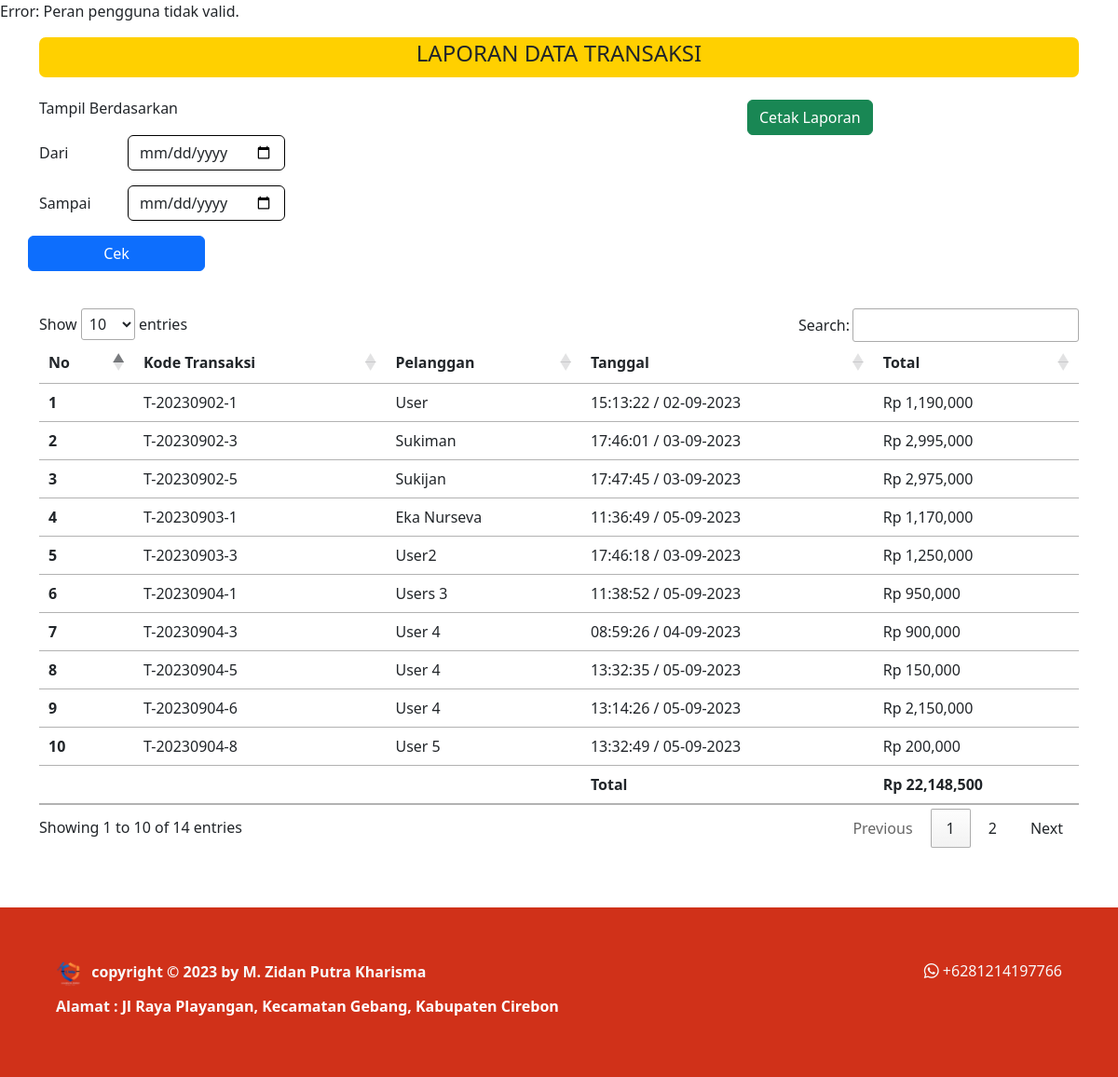
Page /kelola/laporan.php (signed in) on the committed database.
### tables this page shows
CREATE TABLE `antrian` (
  `id_antrian` int(11) NOT NULL,
  `id_kendaraan` int(11) NOT NULL,
  `no_antrian` varchar(20) NOT NULL,
  `nama_pelanggan` varchar(100) NOT NULL,
  `no_hp` varchar(20) NOT NULL,
  `tanggal` timestamp NOT NULL DEFAULT current_timestamp(),
  `nopol` varchar(50) NOT NULL,
  `alamat` text NOT NULL,
  `status` varchar(50) NOT NULL
);

CREATE TABLE `transaksi` (
  `idtransaksi` int(11) NOT NULL,
  `idantrian` int(11) NOT NULL,
  `idservis` int(11) DEFAULT NULL,
  `idsparepart` int(11) DEFAULT NULL,
  `kode_transaksi` varchar(50) NOT NULL,
  `tanggal_pelunasan` timestamp NOT NULL DEFAULT current_timestamp() ON UPDATE current_timestamp(),
  `status_transaksi` varchar(20) NOT NULL
);

### controller/function.php (called while the page is built, shortened)
<?php
$conn = mysqli_connect("localhost", "root", "", "kharisma_motor");
function query($query)
{
    global $conn;
    $result = mysqli_query($conn, $query);
    $rows = [];
    while ($row = mysqli_fetch_assoc($result)) {
        $rows[] = $row;
    }
    return $rows;
}
function jumlah_data($data)
{
    global $conn;
    $query = mysqli_query($conn, $data);
    $jumlah_data = mysqli_num_rows($query);
    return $jumlah_data;
}
function dekripsi($teks)
{
    $text = $teks;
    $kunci = 'kharisma_motor';
    $key = hash('sha256', $kunci);
    $pkey = "123";
    $method = "aes-192-cfb1";
    $iv = substr(hash('sha256', $pkey), 0, 16);
    $dekripsi = base64_decode($text);
    $dekripsi = openssl_decrypt($dekripsi, $method, $key, 0, $iv);
    return $dekripsi;
}
?>

### controller/controller_transaksi.php (called while the page is built, shortened)
<?php
    require_once('function.php');
    function total($id, $data) {
        $total = 0;
        foreach($data as $da) {
            if($da['idservis'] != NULL) {
                $idservis = $da['idservis'];
                $datser = query("SELECT * FROM servis WHERE idservis = $idservis")[0];
                $total += $datser['harga_jasa'];
            } elseif($da['idsparepart'] != NULL) {
                $idsparepart = $da['idsparepart'];
                $dahar = query("SELECT * FROM harga_sparepart WHERE idkendaraan = $id AND idsparepart = $idsparepart")[0];
                $total += $dahar['harga'];
            }
        }
        return $total;
    }
?>

### kelola/laporan.php (the view, shortened to what this page needs)
<?php
    require_once "../controller/controller_transaksi.php";
    $id = dekripsi($_COOKIE['KMmz19']);
    $user = query("SELECT * FROM pengguna WHERE idpengguna = $id")[0];
    $antrian = query("SELECT * FROM antrian");
    $semua = 0;
?>
<!DOCTYPE html>
<html lang="en">
<head>
    <link href="https://cdn.jsdelivr.net/npm/bootstrap@5.3.0/dist/css/bootstrap.min.css" rel="stylesheet"
>
    <link rel="stylesheet" href="https://cdn.jsdelivr.net/npm/bootstrap-icons@1.10.5/font/bootstrap-icons.css">
    <link rel="stylesheet" href="../style.css">
    <link rel="stylesheet" href="https://cdn.datatables.net/1.13.4/css/jquery.dataTables.min.css">
</head>
<body>
    <?php
    if ($user['level'] === "Admin") {
        require_once('../navbar/navbar_admin.php');
    } elseif ($user['level'] === "Kasir") {
        require_once('../navbar/navbar_kasir.php');
    } else {
        echo "Error: Peran pengguna tidak valid.";
    }
    ?>
    <div class="container">
        <div class="content py-3">
            <div class="title text-center text-uppercase">
                <h4>LAPORAN DATA TRANSAKSI</h4>
            </div>
            <div class="konten py-4">
                <div class="row">
                    <div class="col-8">
                        <h6>Tampil Berdasarkan</h6>
                    </div>
                    <div class="col-4">
                        <button class="btn btn-success" type="button" data-bs-toggle="modal" data-bs-target="#cetak">
                            Cetak Laporan
                        </button>
                    </div>
                    <form action="" method="post">
                        <div class="tahun">
                            <div class="mb-3 row">
                                <label for="dari" class="col-sm-1 col-form-label">Dari</label>
                                <div class="col-sm-auto">
                                    <input type="date" class="form-control" id="dari" name="dari">
                                </div>
                            </div>
                        </div>
                        <div class="bulan">
                            <div class="mb-3 row">
                                <label for="sampai" class="col-sm-1 col-form-label">Sampai</label>
                                <div class="col-sm-auto">
                                    <input type="date" class="form-control" id="sampai" name="sampai">
                                </div>
                            </div>
                        </div>
                        <div class="mb-3 row">
                            <button type="submit" name="cek_tanggal" class="btn btn-primary col-sm-2">Cek</button>
                        </div>
                    </form>
                </div>
            </div>
            <table class="table table-hover" id="example">
                <thead>
                    <tr>
                        <th scope="col">No</th>
                        <th scope="col">Kode Transaksi</th>
                        <th scope="col">Pelanggan</th>
                        <th scope="col">Tanggal</th>
                        <th scope="col">Total</th>
                    </tr>
                </thead>
                <tbody>
                    <?php
                        $i = 1;
                        foreach($antrian as $ant) :
                            $idantrian = $ant['id_antrian'];
                            $jumlah = jumlah_data("SELECT * FROM transaksi WHERE idantrian = $idantrian");
                            if($jumlah > 0 ) :
                                $transaksi = query("SELECT * FROM transaksi WHERE idantrian = $idantrian");
                                $idkendaraan = $ant['id_kendaraan'];
                                    if($transaksi[0]['status_transaksi'] == "Lunas") :
                                        $total = total($idkendaraan, $transaksi);
                                        $tanggal =  date("H:i:s / d-m-Y", strtotime($transaksi[0]['tanggal_pelunasan']));
                    ?>
                        <tr>
                            <th scope="row"><?= $i; ?></th>
                            <td><?= $transaksi[0]['kode_transaksi']; ?></td>
                            <td><?= $ant['nama_pelanggan']; ?></td>
                            <td><?= $tanggal; ?></td>
                            <td>Rp <?= number_format($total); ?></td>
                        </tr>
                    <?php
                                    $i++;
                                    $semua += $total;
                                endif;
                            endif;
                        endforeach;
                    ?>
                </tbody>
                <tr>
                    <th>&nbsp;</th>
                    <td>&nbsp;</td>
                    <td>&nbsp;</td>
                    <th>Total</th>
                    <th>Rp <?= number_format($semua); ?></th>
                </tr>
            </table>
        </div>
    </div>
    <?php
    require_once('../footer.php');
    ?>
</body>
</html>

### style.css (style rules this page uses)
body { background: white; }
.container .title { border: solid rgb(255, 208, 0); border-radius: 7px; background: rgb(255, 208, 0); }
.container label { font-weight: 500; }
.container input, .container textarea { border: 0.3px solid black; }

### rows in the picture
antrian: transaksi.kode_transaksi "T-20230902-1", nama_pelanggan "User", transaksi.tanggal_pelunasan "15:13:22 / 02-09-2023", total "1,190,000"
antrian: transaksi.kode_transaksi "T-20230902-3", nama_pelanggan "Sukiman", transaksi.tanggal_pelunasan "17:46:01 / 03-09-2023", total "2,995,000"
antrian: transaksi.kode_transaksi "T-20230902-5", nama_pelanggan "Sukijan", transaksi.tanggal_pelunasan "17:47:45 / 03-09-2023", total "2,975,000"
antrian: transaksi.kode_transaksi "T-20230903-1", nama_pelanggan "Eka Nurseva", transaksi.tanggal_pelunasan "11:36:49 / 05-09-2023", total "1,170,000"
antrian: transaksi.kode_transaksi "T-20230903-3", nama_pelanggan "User2", transaksi.tanggal_pelunasan "17:46:18 / 03-09-2023", total "1,250,000"
antrian: transaksi.kode_transaksi "T-20230904-1", nama_pelanggan "Users 3", transaksi.tanggal_pelunasan "11:38:52 / 05-09-2023", total "950,000"
antrian: transaksi.kode_transaksi "T-20230904-3", nama_pelanggan "User 4", transaksi.tanggal_pelunasan "08:59:26 / 04-09-2023", total "900,000"
antrian: transaksi.kode_transaksi "T-20230904-5", nama_pelanggan "User 4", transaksi.tanggal_pelunasan "13:32:35 / 05-09-2023", total "150,000"
antrian: transaksi.kode_transaksi "T-20230904-6", nama_pelanggan "User 4", transaksi.tanggal_pelunasan "13:14:26 / 05-09-2023", total "2,150,000"
antrian: transaksi.kode_transaksi "T-20230904-8", nama_pelanggan "User 5", transaksi.tanggal_pelunasan "13:32:49 / 05-09-2023", total "200,000"

### other values in the picture
$semua "22,148,500"
